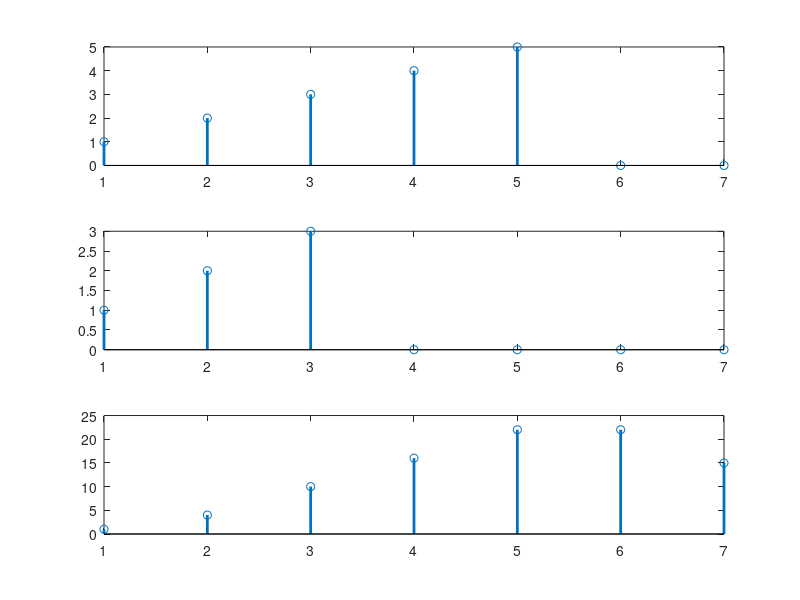

Reproduce this figure in MATLAB.
clc; clear all; close all;

x = [1 2 3 4 5];
h = [1 2 3];
l1 = length(x);
l2 = length(h);

x = [x zeros(1,l2-1)]
h = [h zeros(1,l1-1)]
l = l1+l2-1;

y = [];
for(n = 1:l)
  y(n) = 0;
  for(k = 1:n)
    y(n) = y(n) + x(k)*h(n-k+1);
  end
end

c = conv(x,h);
disp(x);
disp(h);
disp(y);
disp(c);

subplot(3,1,1); stem(x, 'linewidth', 2);
subplot(3,1,2); stem(h, 'linewidth', 2);
subplot(3,1,3); stem(y, 'linewidth', 2);